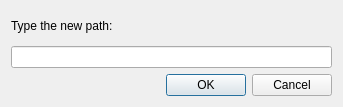
<?xml version="1.0" encoding="UTF-8"?>
<ui version="4.0">
 <class>gotoprompt</class>
 <widget class="QDialog" name="gotoprompt">
  <property name="geometry">
   <rect>
    <x>0</x>
    <y>0</y>
    <width>343</width>
    <height>107</height>
   </rect>
  </property>
  <property name="windowTitle">
   <string>Go to directory</string>
  </property>
  <layout class="QGridLayout" name="gridLayout_2">
   <item row="0" column="0">
    <layout class="QGridLayout" name="gridLayout">
     <item row="0" column="0">
      <widget class="QLabel" name="label">
       <property name="text">
        <string>Type the new path:</string>
       </property>
      </widget>
     </item>
     <item row="0" column="1">
      <spacer name="horizontalSpacer">
       <property name="orientation">
        <enum>Qt::Horizontal</enum>
       </property>
       <property name="sizeHint" stdset="0">
        <size>
         <width>40</width>
         <height>20</height>
        </size>
       </property>
      </spacer>
     </item>
     <item row="1" column="0" colspan="2">
      <widget class="QLineEdit" name="newpath_line"/>
     </item>
    </layout>
   </item>
   <item row="1" column="0">
    <widget class="QDialogButtonBox" name="buttonBox">
     <property name="orientation">
      <enum>Qt::Horizontal</enum>
     </property>
     <property name="standardButtons">
      <set>QDialogButtonBox::Cancel|QDialogButtonBox::Ok</set>
     </property>
    </widget>
   </item>
  </layout>
 </widget>
 <resources/>
 <connections>
  <connection>
   <sender>buttonBox</sender>
   <signal>accepted()</signal>
   <receiver>gotoprompt</receiver>
   <slot>accept()</slot>
   <hints>
    <hint type="sourcelabel">
     <x>248</x>
     <y>254</y>
    </hint>
    <hint type="destinationlabel">
     <x>157</x>
     <y>274</y>
    </hint>
   </hints>
  </connection>
  <connection>
   <sender>buttonBox</sender>
   <signal>rejected()</signal>
   <receiver>gotoprompt</receiver>
   <slot>reject()</slot>
   <hints>
    <hint type="sourcelabel">
     <x>316</x>
     <y>260</y>
    </hint>
    <hint type="destinationlabel">
     <x>286</x>
     <y>274</y>
    </hint>
   </hints>
  </connection>
 </connections>
</ui>
